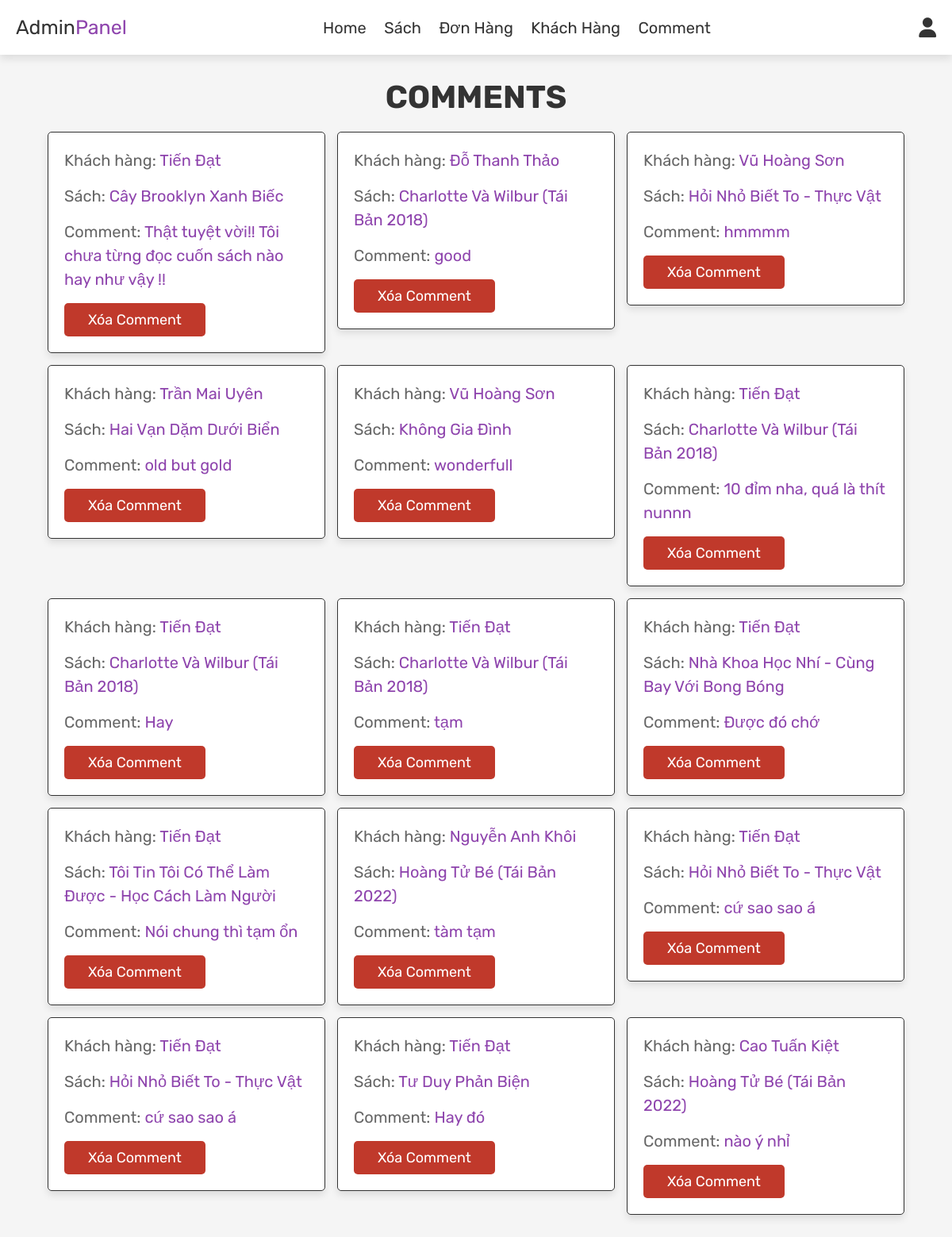
Screenshot of /app/admin/view/admin_comments.php (signed in) with the database file from the repository.
### tables this page shows
CREATE TABLE `rate` (
  `customer_id` int(10) NOT NULL,
  `book_id` int(10) NOT NULL,
  `comment` varchar(500) NOT NULL
);

CREATE TABLE `customer` (
  `customer_id` int(10) NOT NULL,
  `email` varchar(50) NOT NULL,
  `pass` varchar(50) NOT NULL,
  `name` varchar(50) NOT NULL,
  `phone` varchar(10) NOT NULL,
  `code` varchar(225) NOT NULL,
  `verify_status` int(1) NOT NULL DEFAULT 0
);

CREATE TABLE `book` (
  `book_id` int(10) NOT NULL,
  `name` varchar(225) NOT NULL,
  `description` text NOT NULL,
  `price` double NOT NULL,
  `author` varchar(50) NOT NULL,
  `cover_image` varchar(225) NOT NULL,
  `category_id` int(10) NOT NULL,
  `publisher` text NOT NULL DEFAULT 'Kim Đồng'
);

### app/admin/view/admin_comments.php (the view, shortened to what this page needs)
<?php
include '../php/connect.php';
?>
<!DOCTYPE html>
<html lang="en">
<head>
   <link rel="stylesheet" href="https://cdnjs.cloudflare.com/ajax/libs/font-awesome/6.2.1/css/all.min.css">
    <link rel="stylesheet" href="../css/admin_style.css">
</head>
<body>
   <?php
    include 'admin_header.php';
   ?>
   <section class="messages">
    <h1 class="title">comments</h1>
    <div class="box-container">
        <?php
            $select_comment = mysqli_query($conn, "SELECT * FROM `rate`")
            or die('query failed');
            if(mysqli_num_rows($select_comment)>0){
                while($fetch_comment= mysqli_fetch_assoc($select_comment)){
                    $select_users_name = mysqli_query($conn, "SELECT * FROM `customer`
                                                              WHERE customer_id = '".$fetch_comment['customer_id']."';")
                    or die('query failed');
                    $fetch_name=mysqli_fetch_assoc($select_users_name);
                    $select_book_name = mysqli_query($conn, "SELECT * FROM `book`
                                                              WHERE book_id = '".$fetch_comment['book_id']."';")
                    or die('query failed');
                    $fetch_book=mysqli_fetch_assoc($select_book_name);
        ?>
        <div class="box">
            <p>Khách hàng: <span><?php echo $fetch_name['name']; ?></span> </p>
            <p>Sách: <span><?php echo $fetch_book['name']; ?></span> </p>
            <p>Comment: <span><?php echo $fetch_comment['comment']; ?></span> </p>
            <a href="admin_comments.php?delete_c_id=<?php echo $fetch_comment['customer_id']; ?>&&
                                        delete_b_id=<?php echo $fetch_comment['book_id']; ?>&&
                                        delete_cmt=<?php echo $fetch_comment['comment']; ?>"
                onclick="return confirm('Bạn Muốn Xóa Comment Này?');"
                class="delete-btn">xóa comment</a>
        </div>
        <?php
            };
        }
        else{
            echo '<p class="empty"> Chưa Có Comment nào!</p>';
        }
        ?>
    </div>
   </section>
</body>
</html>

### app/admin/css/admin_style.css (style rules this page uses)
:root { --purple:#8e44ad; --red:#c0392b; --orange:#f39c12; --black:#333; --white:#fff; --light-color:#666; --light-white:#ccc; --light-bg:#f5f5f5; --border:.1rem solid var(--black); --box-shadow:0 .5rem 1rem rgba(0,0,0,.1); }
* { font-family: 'Rubik', sans-serif; margin:0; padding:0; box-sizing: border-box; outline: none; border:none; text-decoration: none; transition:all .2s linear; }
html { font-size: 62.5%; overflow-x: hidden; }
body { background-color: var(--light-bg); }
section { padding:3rem 2rem; }
.title { text-align: center; margin-bottom: 2rem; text-transform: uppercase; color:var(--black); font-size: 4rem; }
.btn, .option-btn, .delete-btn, .white-btn { display: inline-block; margin-top: 1rem; padding:1rem 3rem; cursor: pointer; color:var(--white); font-size: 1.8rem; border-radius: .5rem; text-transform: capitalize; }
.delete-btn { background-color: var(--red); }
.messages .box-container { display: grid; grid-template-columns: repeat(auto-fit, 35rem); justify-content: center; gap:1.5rem; max-width: 1200px; margin:0 auto; align-items: flex-start; }
.messages .box-container .box { background-color: var(--white); padding:2rem; border:var(--border); box-shadow: var(--box-shadow); border-radius: .5rem; }
.messages .box-container .box p { padding-bottom: 1.5rem; font-size: 2rem; color:var(--light-color); line-height: 1.5; }
.messages .box-container .box p span { color:var(--purple); }
.messages .box-container .box .delete-btn { margin-top: 0; }

### rows the page displays
rate: customer.name "Tiến Đạt", book.name "Cây Brooklyn Xanh Biếc", comment "Thật tuyệt vời!! Tôi chưa từng đọc cuốn sách nào hay như vậy !!"
rate: customer.name "Đỗ Thanh Thảo", book.name "Charlotte Và Wilbur (Tái Bản 2018)", comment "good"
rate: customer.name "Vũ Hoàng Sơn", book.name "Hỏi Nhỏ Biết To - Thực Vật", comment "hmmmm"
rate: customer.name "Trần Mai Uyên", book.name "Hai Vạn Dặm Dưới Biển", comment "old but gold"
rate: customer.name "Vũ Hoàng Sơn", book.name "Không Gia Đình", comment "wonderfull"
rate: customer.name "Tiến Đạt", book.name "Charlotte Và Wilbur (Tái Bản 2018)", comment "10 đỉm nha, quá là thít nunnn"
rate: customer.name "Tiến Đạt", book.name "Charlotte Và Wilbur (Tái Bản 2018)", comment "Hay"
rate: customer.name "Tiến Đạt", book.name "Charlotte Và Wilbur (Tái Bản 2018)", comment "tạm"
rate: customer.name "Tiến Đạt", book.name "Nhà Khoa Học Nhí - Cùng Bay Với Bong Bóng", comment "Được đó chớ"
rate: customer.name "Tiến Đạt", book.name "Tôi Tin Tôi Có Thể Làm Được - Học Cách Làm Người", comment "Nói chung thì tạm ổn"
rate: customer.name "Nguyễn Anh Khôi", book.name "Hoàng Tử Bé (Tái Bản 2022)", comment "tàm tạm"
rate: customer.name "Tiến Đạt", book.name "Hỏi Nhỏ Biết To - Thực Vật", comment "cứ sao sao á"
rate: customer.name "Tiến Đạt", book.name "Hỏi Nhỏ Biết To - Thực Vật", comment "cứ sao sao á"
rate: customer.name "Tiến Đạt", book.name "Tư Duy Phản Biện", comment "Hay đó"
rate: customer.name "Cao Tuấn Kiệt", book.name "Hoàng Tử Bé (Tái Bản 2022)", comment "nào ý nhỉ"
